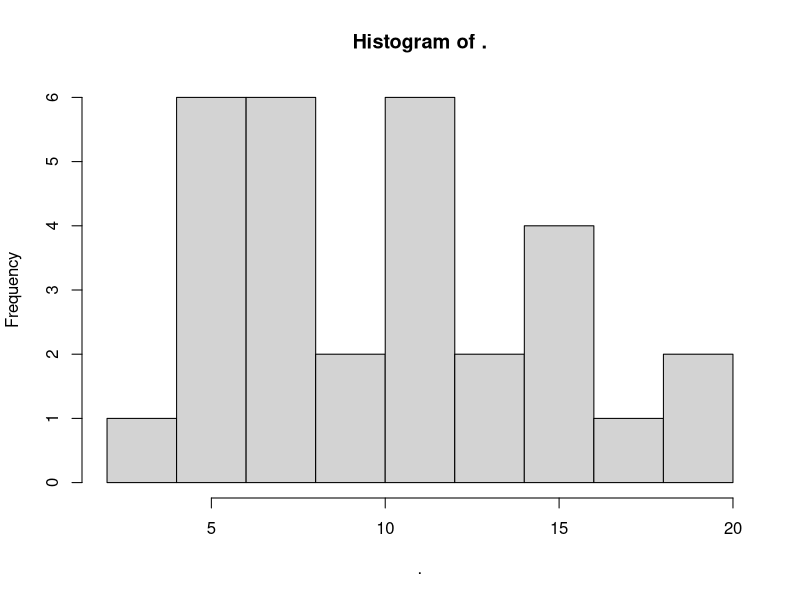
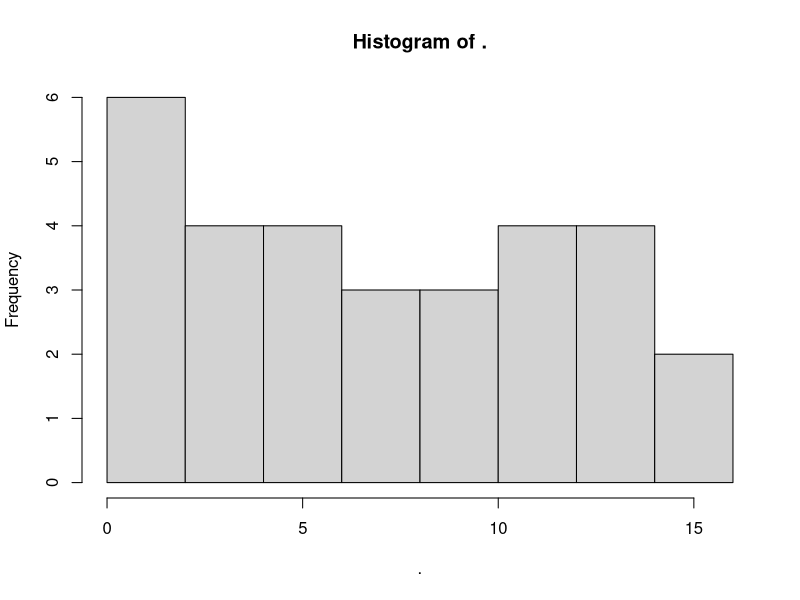
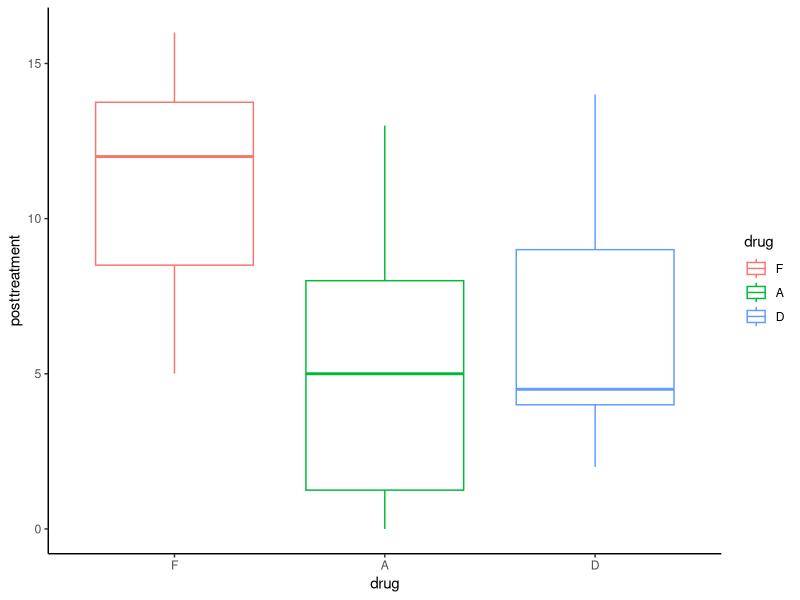

Write the R code that produced these figures, in order. (Note: this script raises an error after producing the figures.)
## ---- chunk 1
knitr::opts_chunk$set(echo = TRUE)


##########################################
############# week 3 exercise ############
##########################################

## ---- chunk 2

library(haven); library(psych); library(dplyr); library(tidyr);
library(magrittr); library(ggplot2); library(gridExtra)
library(rstatix)

  drugtest = 
    data.frame(drug = factor(rep(c("A", "D", "F"), each = 2, times = 5), 
                             levels = c("F", "A", "D")), # F as reference
               pretreatment = c(11, 6, 6, 8, 16, 16, 8, 10, 6, 19, 13, 12, 
                                5, 6, 7, 8, 11, 12, 14 ,11 ,8, 5, 9, 7,
                                19, 3, 18, 15, 16, 12),
               posttreatment = c(6, 4, 2, 4, 13, 12, 0, 13, 2, 14, 10, 8,
                                 2, 1, 5, 9, 16, 12, 8, 8, 4, 4, 5, 6,
                                 11, 0, 12, 9, 15, 14))
  
  # histogram
  drugtest$pretreatment %>% hist
  drugtest$posttreatment %>% hist

  # means & vaiances 
  drugtest %>% describeBy("drug") # easy way 

  drugtest %>% # another way 
    gather(key = treatment, value = value, -drug) %>% 
    mutate(treatment = factor(treatment)) %>% 
    group_by(drug, treatment) %>% 
    summarise(n = n(), 
              mean = mean(value),
              median = median(value),
              sd = sd(value),
              se = sd/sqrt(n))
  
  
  # box plot
  drugtest %>% 
    ggplot(aes(x = drug, y = posttreatment, group = drug, color = drug)) + 
    geom_boxplot() + 
    theme_classic()
    
## ---- chunk 3
  # unadjusted 
  fit1 = lm(posttreatment ~ drug, data = drugtest)
  summary(fit1)
  confint(fit1)
  anova(fit1)

  # adjusted
  fit2 = lm(posttreatment ~ drug + pretreatment, data = drugtest)
  summary(fit2)
  confint(fit2)
  anova(fit2)
  
  # get adjusted menas
  tmp.adj= 
    drugtest %>% 
    group_by(pretreatment) %>% 
    emmeans_test(posttreatment ~ drug, detailed = T) # multipled comparison
  get_emmeans(tmp.adj) # getting adjusted means 
  
  
